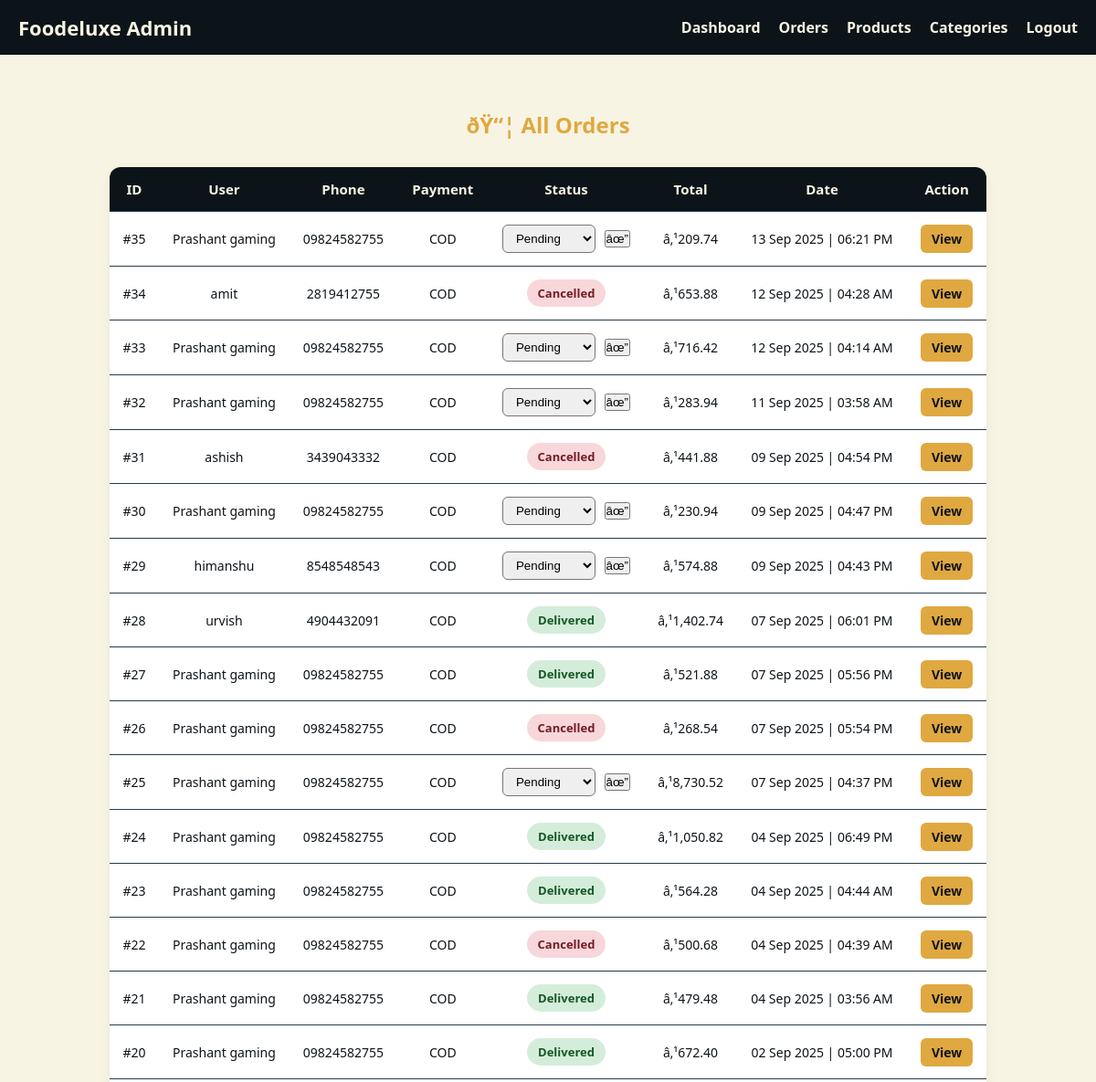
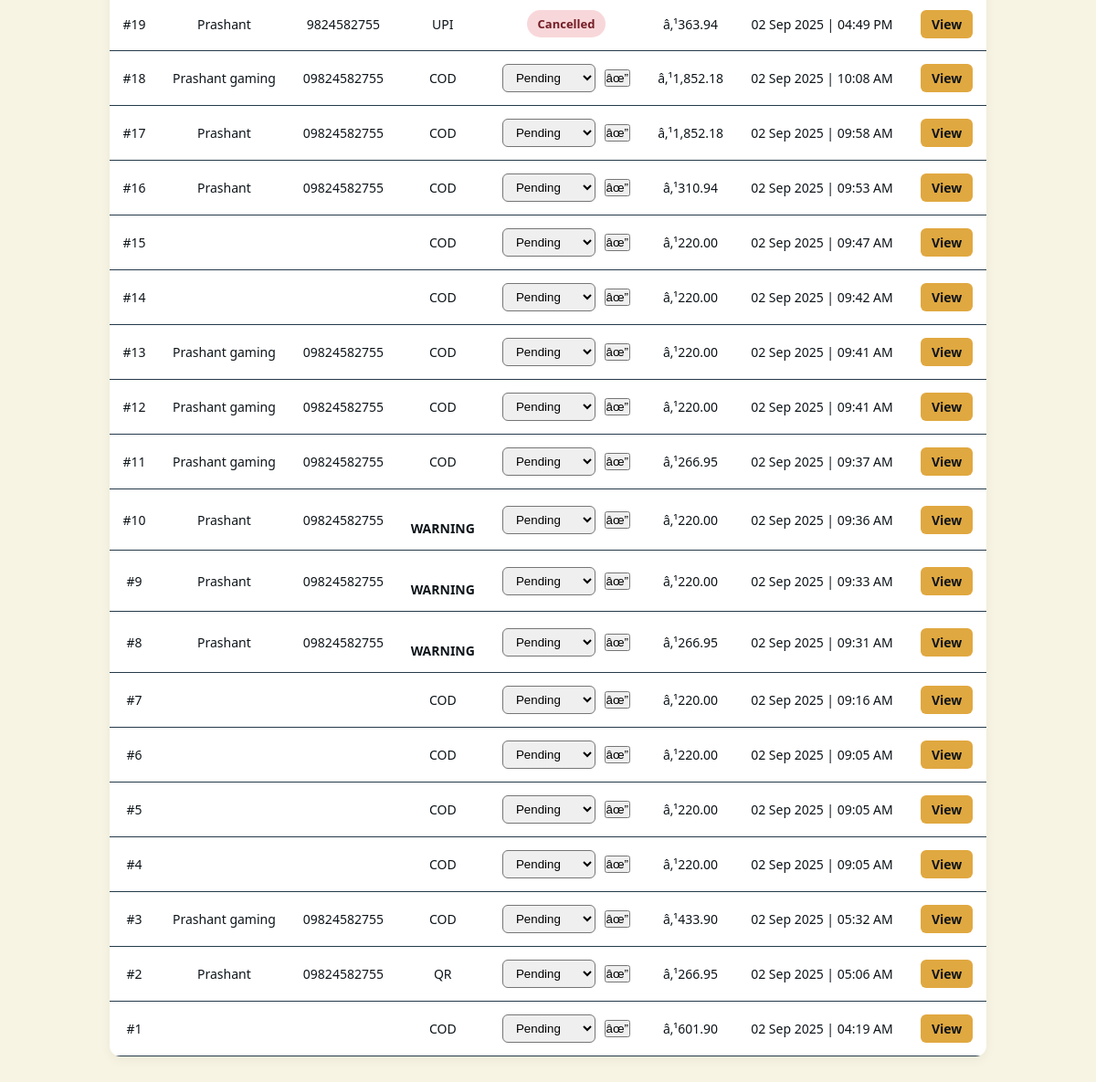
/admistrator/orders.php (signed in), run on the app's committed database (2 pictures, top to bottom).
### tables this page shows
CREATE TABLE `orders` (
  `id` int(11) NOT NULL,
  `user_id` int(11) NOT NULL,
  `name` varchar(100) NOT NULL,
  `address` text NOT NULL,
  `phone` varchar(20) NOT NULL,
  `subtotal` decimal(10,2) NOT NULL,
  `gst` decimal(10,2) NOT NULL,
  `delivery_fee` decimal(10,2) NOT NULL,
  `packing_fee` decimal(10,2) NOT NULL,
  `grand_total` decimal(10,2) NOT NULL,
  `created_at` timestamp NOT NULL DEFAULT current_timestamp(),
  `payment_method` varchar(20) DEFAULT NULL,
  `status` varchar(20) NOT NULL DEFAULT 'Pending'
);

### admistrator/orders.php (the view, shortened to what this page needs)
<?php
include 'db_connect.php';
$orders = $conn->query("
  SELECT
    orders.id,
    orders.name,
    orders.phone,
    orders.payment_method,
    orders.status,
    orders.grand_total,
    orders.address,
    DATE_FORMAT(orders.created_at, '%d %b %Y | %h:%i %p') AS order_date
  FROM orders
  ORDER BY orders.created_at DESC
");
?>
<!DOCTYPE html>
<html lang="en">
<head>
</head>
<body>
<div class="navbar">
  <h1>Foodeluxe Admin</h1>
  <div class="nav-links" id="navLinks">
    <a href="admin_dashboard.php">Dashboard</a>
    <a href="orders.php">Orders</a>
    <a href="products.php">Products</a>
    <a href="categories.php">Categories</a>
    <a href="logout.php">Logout</a>
  </div>
</div>
<div class="container">
  <h2>ðŸ“¦ All Orders</h2>
  <table>
    <tr>
      <th>ID</th><th>User</th><th>Phone</th><th>Payment</th>
      <th>Status</th><th>Total</th><th>Date</th><th>Action</th>
    </tr>
    <?php while($row=$orders->fetch_assoc()): ?>
    <tr>
      <td>#<?= $row['id'] ?></td>
      <td><?= htmlspecialchars($row['name']) ?></td>
      <td><?= htmlspecialchars($row['phone']) ?></td>
      <td><?= strtoupper($row['payment_method']) ?></td>
     <td>
 <?php if (strtolower($row['status']) === "pending"): ?>
    <form method="POST" class="status-form">
      <select name="status">
        <option value="Pending" <?= strtolower($row['status'])=="pending"?"selected":"" ?>>Pending</option>
      </select>
      <button type="submit" name="update_status">âœ”</button>
    </form>
<?php else: ?>
    <span class="status <?= strtolower($row['status']) ?>">
      <?= ucfirst($row['status']) ?>
    </span>
<?php endif; ?>
</td>
      <td>â‚¹<?= number_format($row['grand_total'],2) ?></td>
      <td><?= $row['order_date'] ?></td>
      <td><a href="order_details.php?order_id=<?= $row['id'] ?>" class="btn">View</a></td>
    </tr>
    <?php endwhile; ?>
  </table>
</div>
</body>
</html>

### admistrator/orders.php (style rules this page uses)
:root { --dark:#0D1419; --slate:#253A4A; --gold:#E0A840; --cream:#F7F4E3; --pending:#fce5b4; --pending-text:#a66f00; --delivered:#d4edda; --delivered-text:#155724; --cancelled:#f8d7da; --cancelled-text:#721c24; }
* { margin:0;padding:0;box-sizing:border-box; }
body { font-family:'Segoe UI',sans-serif;background:var(--cream);color:var(--dark); }
.navbar { background:var(--dark);color:var(--cream);padding:15px 20px;display:flex;justify-content:space-between;align-items:center; }
.navbar h1 { font-size:22px; }
.nav-links { display:flex;gap:20px; }
.nav-links a { color:var(--cream);text-decoration:none;font-weight:bold; }
.container { max-width:1000px;margin:40px auto;padding:20px; }
h2 { text-align:center;color:var(--gold);margin-bottom:30px;font-size:24px; }
table { width:100%;border-collapse:collapse;background:#fff;border-radius:12px;overflow:hidden;box-shadow:0 4px 12px rgba(0,0,0,0.05); }
th,td { padding:14px;text-align:center;border-bottom:1px solid var(--slate); }
th { background:var(--dark);color:var(--cream);font-size:15px; }
td { font-size:14px; }
.status { padding:6px 12px;border-radius:20px;font-weight:600;font-size:13px;display:inline-block; }
.delivered { background:var(--delivered);color:var(--delivered-text); }
.cancelled { background:var(--cancelled);color:var(--cancelled-text); }
.btn { background:var(--gold);color:var(--dark);padding:6px 12px;border-radius:6px;font-weight:bold;text-decoration:none;transition:.3s; }
.status-form select { padding:6px 10px;border-radius:6px; }
.status-form button { margin-left:6px; }

### data on the page
orders: id "35", name "Prashant gaming", phone "09824582755", payment_method "COD", status "Pending", grand_total "209.74", order_date "13 Sep 2025 | 06:21 PM"
orders: id "34", name "amit", phone "2819412755", payment_method "COD", status "Cancelled", grand_total "653.88", order_date "12 Sep 2025 | 04:28 AM"
orders: id "33", name "Prashant gaming", phone "09824582755", payment_method "COD", status "Pending", grand_total "716.42", order_date "12 Sep 2025 | 04:14 AM"
orders: id "32", name "Prashant gaming", phone "09824582755", payment_method "COD", status "Pending", grand_total "283.94", order_date "11 Sep 2025 | 03:58 AM"
orders: id "31", name "ashish", phone "3439043332", payment_method "COD", status "Cancelled", grand_total "441.88", order_date "09 Sep 2025 | 04:54 PM"
orders: id "30", name "Prashant gaming", phone "09824582755", payment_method "COD", status "Pending", grand_total "230.94", order_date "09 Sep 2025 | 04:47 PM"
orders: id "29", name "himanshu", phone "8548548543", payment_method "COD", status "Pending", grand_total "574.88", order_date "09 Sep 2025 | 04:43 PM"
orders: id "28", name "urvish", phone "4904432091", payment_method "COD", status "Delivered", grand_total "1,402.74", order_date "07 Sep 2025 | 06:01 PM"
orders: id "27", name "Prashant gaming", phone "09824582755", payment_method "COD", status "Delivered", grand_total "521.88", order_date "07 Sep 2025 | 05:56 PM"
orders: id "26", name "Prashant gaming", phone "09824582755", payment_method "COD", status "Cancelled", grand_total "268.54", order_date "07 Sep 2025 | 05:54 PM"
orders: id "25", name "Prashant gaming", phone "09824582755", payment_method "COD", status "Pending", grand_total "8,730.52", order_date "07 Sep 2025 | 04:37 PM"
orders: id "24", name "Prashant gaming", phone "09824582755", payment_method "COD", status "Delivered", grand_total "1,050.82", order_date "04 Sep 2025 | 06:49 PM"
orders: id "23", name "Prashant gaming", phone "09824582755", payment_method "COD", status "Delivered", grand_total "564.28", order_date "04 Sep 2025 | 04:44 AM"
orders: id "22", name "Prashant gaming", phone "09824582755", payment_method "COD", status "Cancelled", grand_total "500.68", order_date "04 Sep 2025 | 04:39 AM"
orders: id "21", name "Prashant gaming", phone "09824582755", payment_method "COD", status "Delivered", grand_total "479.48", order_date "04 Sep 2025 | 03:56 AM"
orders: id "20", name "Prashant gaming", phone "09824582755", payment_method "COD", status "Delivered", grand_total "672.40", order_date "02 Sep 2025 | 05:00 PM"
orders: id "19", name "Prashant", phone "9824582755", payment_method "UPI", status "Cancelled", grand_total "363.94", order_date "02 Sep 2025 | 04:49 PM"
orders: id "18", name "Prashant gaming", phone "09824582755", payment_method "COD", status "Pending", grand_total "1,852.18", order_date "02 Sep 2025 | 10:08 AM"
orders: id "17", name "Prashant", phone "09824582755", payment_method "COD", status "Pending", grand_total "1,852.18", order_date "02 Sep 2025 | 09:58 AM"
orders: id "16", name "Prashant", phone "09824582755", payment_method "COD", status "Pending", grand_total "310.94", order_date "02 Sep 2025 | 09:53 AM"
orders: id "15", payment_method "COD", status "Pending", grand_total "220.00", order_date "02 Sep 2025 | 09:47 AM"
orders: id "14", payment_method "COD", status "Pending", grand_total "220.00", order_date "02 Sep 2025 | 09:42 AM"
orders: id "13", name "Prashant gaming", phone "09824582755", payment_method "COD", status "Pending", grand_total "220.00", order_date "02 Sep 2025 | 09:41 AM"
orders: id "12", name "Prashant gaming", phone "09824582755", payment_method "COD", status "Pending", grand_total "220.00", order_date "02 Sep 2025 | 09:41 AM"
orders: id "11", name "Prashant gaming", phone "09824582755", payment_method "COD", status "Pending", grand_total "266.95", order_date "02 Sep 2025 | 09:37 AM"
orders: id "10", name "Prashant", phone "09824582755", payment_method "WARNING", status "Pending", grand_total "220.00", order_date "02 Sep 2025 | 09:36 AM"
orders: id "9", name "Prashant", phone "09824582755", payment_method "WARNING", status "Pending", grand_total "220.00", order_date "02 Sep 2025 | 09:33 AM"
orders: id "8", name "Prashant", phone "09824582755", payment_method "WARNING", status "Pending", grand_total "266.95", order_date "02 Sep 2025 | 09:31 AM"
orders: id "7", payment_method "COD", status "Pending", grand_total "220.00", order_date "02 Sep 2025 | 09:16 AM"
orders: id "6", payment_method "COD", status "Pending", grand_total "220.00", order_date "02 Sep 2025 | 09:05 AM"
orders: id "5", payment_method "COD", status "Pending", grand_total "220.00", order_date "02 Sep 2025 | 09:05 AM"
orders: id "4", payment_method "COD", status "Pending", grand_total "220.00", order_date "02 Sep 2025 | 09:05 AM"
orders: id "3", name "Prashant gaming", phone "09824582755", payment_method "COD", status "Pending", grand_total "433.90", order_date "02 Sep 2025 | 05:32 AM"
orders: id "2", name "Prashant", phone "09824582755", payment_method "QR", status "Pending", grand_total "266.95", order_date "02 Sep 2025 | 05:06 AM"
orders: id "1", payment_method "COD", status "Pending", grand_total "601.90", order_date "02 Sep 2025 | 04:19 AM"
